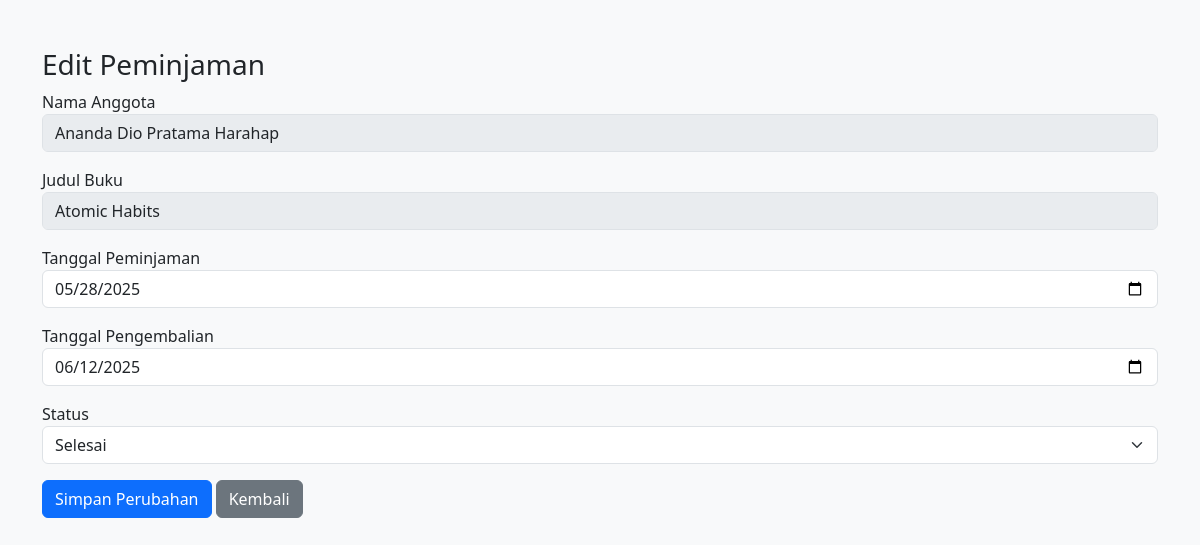
The page /perpustakaandio/admin/edit_peminjaman.php?id=29 (signed in) on the database its author committed.
### tables this page shows
CREATE TABLE `riwayat_peminjaman` (
  `Id_Riwayat` int(11) NOT NULL,
  `NIM` varchar(10) DEFAULT NULL,
  `Kode_Buku` varchar(10) DEFAULT NULL,
  `Tgl_Peminjaman` date DEFAULT NULL,
  `Tgl_Pengembalian` date DEFAULT NULL,
  `Status` enum('Dalam Proses','Selesai') DEFAULT NULL,
  `Denda` int(11) DEFAULT 0
);

CREATE TABLE `anggota` (
  `NIM` varchar(10) NOT NULL,
  `Nama` varchar(100) DEFAULT NULL,
  `Kelas` varchar(20) DEFAULT NULL,
  `Alamat` text DEFAULT NULL,
  `TTL` date DEFAULT NULL,
  `Jenis_Kelamin` enum('Laki - Laki','Perempuan') DEFAULT NULL
);

CREATE TABLE `data_buku` (
  `Kode_Buku` varchar(10) NOT NULL,
  `Judul_Buku` varchar(100) DEFAULT NULL,
  `Pengarang` varchar(100) DEFAULT NULL,
  `Penerbit` varchar(100) DEFAULT NULL,
  `Tahun_Terbit` year(4) DEFAULT NULL,
  `Stok` int(11) DEFAULT 0,
  `Gambar` text DEFAULT NULL
);

### perpustakaandio/admin/edit_peminjaman.php (the view, shortened to what this page needs)
<?php
include "../koneksi.php";
$id = $_GET['id'] ?? null;
$stmt = $conn->prepare("
    SELECT r.*, b.Judul_Buku, a.Nama
    FROM riwayat_peminjaman r
    JOIN data_buku b ON b.Kode_Buku = r.Kode_Buku
    LEFT JOIN anggota a ON a.NIM = r.NIM
    WHERE r.Id_Riwayat = ?
");
$stmt->bind_param("i", $id);
$stmt->execute();
$result = $stmt->get_result();
$data = $result->fetch_assoc();
?>
<!DOCTYPE html>
<html>
<head>
    <link href="https://cdn.jsdelivr.net/npm/bootstrap@5.3.0/dist/css/bootstrap.min.css" rel="stylesheet">
    <link rel="stylesheet" href="https://cdn.jsdelivr.net/npm/bootstrap-icons/font/bootstrap-icons.css">
</head>
<body class="bg-light">
<div class="container mt-5">
    <h3>Edit Peminjaman</h3>
    <form method="post">
        <div class="mb-3">
            <label>Nama Anggota</label>
            <input type="text" class="form-control" value="<?= $data['Nama'] ?>" disabled>
        </div>
        <div class="mb-3">
            <label>Judul Buku</label>
            <input type="text" class="form-control" value="<?= $data['Judul_Buku'] ?>" disabled>
        </div>
        <div class="mb-3">
            <label>Tanggal Peminjaman</label>
            <input type="date" name="tgl_pinjam" class="form-control" value="<?= $data['Tgl_Peminjaman'] ?>" required>
        </div>
        <div class="mb-3">
            <label>Tanggal Pengembalian</label>
            <input type="date" name="tgl_kembali" class="form-control" value="<?= $data['Tgl_Pengembalian'] ?>">
        </div>
        <div class="mb-3">
            <label>Status</label>
            <select name="status" class="form-select" required>
                <option value="Selesai" <?= $data['Status'] == 'Selesai' ? 'selected' : '' ?>>Selesai</option>
            </select>
        </div>
        <button type="submit" class="btn btn-primary">Simpan Perubahan</button>
        <a href="peminjaman.php" class="btn btn-secondary">Kembali</a>
    </form>
</div>
</body>
</html>

### rows shown on the page
riwayat_peminjaman: NIM.Nama "Ananda Dio Pratama Harahap", Kode_Buku.Judul_Buku "Atomic Habits", tgl_pinjam "05/28/2025", tgl_kembali "06/12/2025", status "Selesai"
